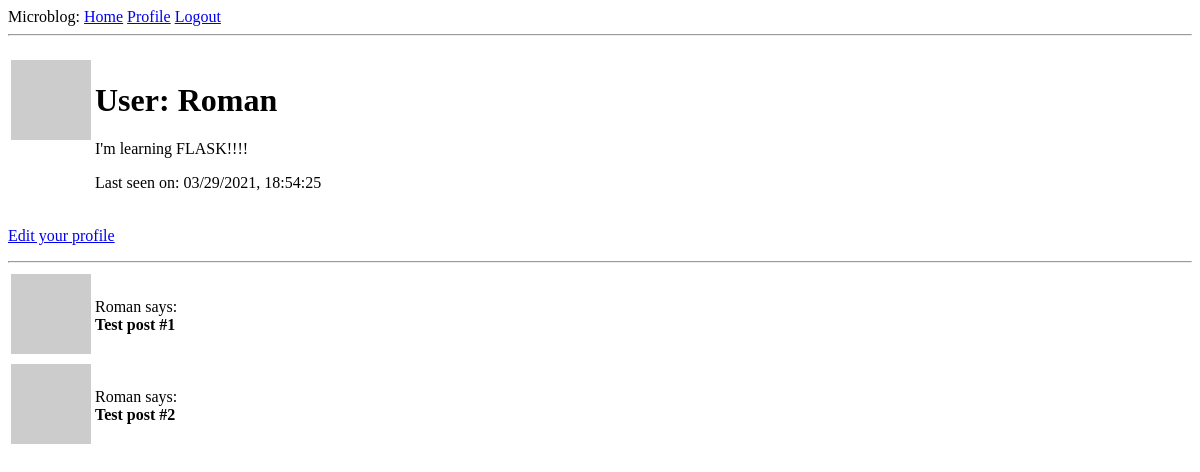
Page /user/Roman (signed in) on the earlier database version.
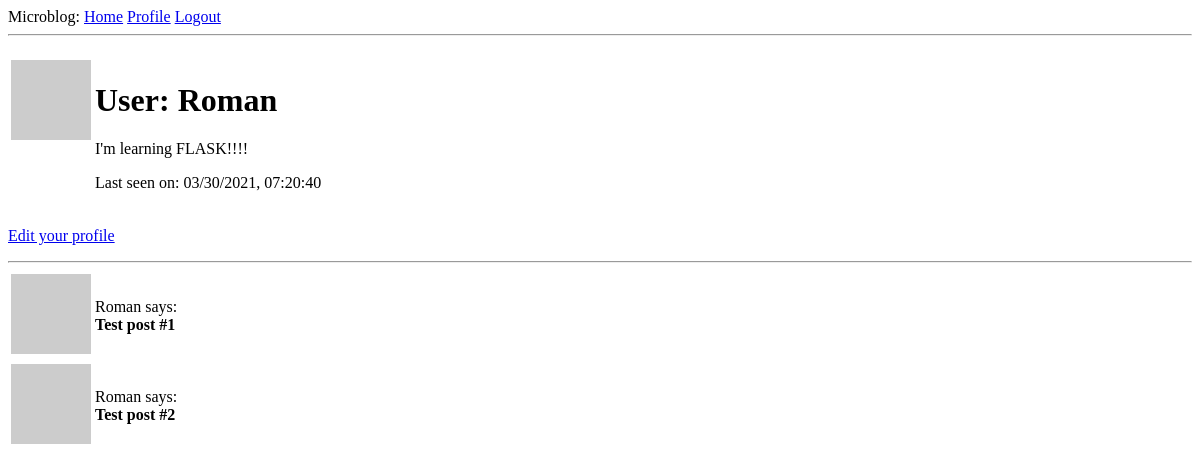
Same page on the later database version.
### blog/models.py (models this page shows, shortened)
class User(UserMixin, db.Model):
    __tablename__ = 'users'
    id = db.Column(db.Integer, primary_key=True)
    username = db.Column(db.String(64), index=True, unique=True)
    email = db.Column(db.String(128), index=True, unique=True)
    password_hash = db.Column(db.String(128))
    posts = db.relationship('Post', backref='author', lazy='dynamic')
    about_me = db.Column(db.String(160))
    last_seen = db.Column(db.DateTime, default=datetime.utcnow)
    def get_avatar(self, size):
        avatar = md5(self.email.lower().encode('utf-8')).hexdigest()
        return f'https://www.gravatar.com/avatar/{avatar}?d=identicon&s={size}'

### blog/routes.py (the view)
@app.route('/user/<username>')
@login_required
def user(username):
    user = User.query.filter_by(username=username).first_or_404()
    posts = [
        {'author': user, 'body': 'Test post #1'},
        {'author': user, 'body': 'Test post #2'}
    ]
    return render_template('user.html', user=user, posts=posts)

### blog/models.py (called while the page is built)
@login.user_loader
def load_user(user_id):
    return User.query.get(int(user_id))

### blog/routes.py (called while the page is built)
@app.before_request
def before_request():
    if current_user.is_authenticated:
        current_user.last_seen = datetime.utcnow()
        db.session.commit()

### blog/templates/user.html
{% extends 'base.html' %}
{% block content %}
<table>
    <tr valign="top">
        <td><img src="{{ user.get_avatar(128) }}"></td>
        <td>
            <h1>User: {{ user.username }}</h1>
            {% if user.about_me %}<p>{{ user.about_me }}</p>{% endif %}
            {% if user.last_seen %}<p>Last seen on: {{ user.last_seen.strftime('%m/%d/%Y, %H:%M:%S') }}</p>{% endif %}
        </td>
    </tr>
</table>
{% if user == current_user %}<p><a href="{{ url_for('edit_profile') }}">Edit your profile</a></p>{% endif %}
<hr>
{% for post in posts %}
    {% include '_post.html' %}
{% endfor %}
{% endblock content %}

### blog/templates/base.html (shortened to what this page needs)
<!DOCTYPE html>
<html lang="en">
<head>
</head>
<body>
<div>
    Microblog:
    <a href="{{ url_for('index') }}">Home</a>
    {% if current_user.is_anonymous %}
    <a href="{{ url_for('login') }}">Login</a>
    <a href="{{ url_for('register') }}">Registration</a>
    {% else %}
    <a href="{{ url_for('user', username=current_user.username) }}">Profile</a>
    <a href="{{ url_for('logout') }}">Logout</a>
    {% endif %}
</div>
<hr>
{% block content %}{% endblock content %}
</body>
</html>

### blog/templates/_post.html
<table>
    <tr valign="middle">
        <td><img src="{{ user.get_avatar(36) }}"></td>
        <td>{{ post.author.username }} says:<br><b>{{ post.body }}</b></td>
    </tr>
</table>

Differences in the rows shown:
changed User "Roman": last_seen "03/29/2021, 18:54:25" → "03/30/2021, 07:20:40"
